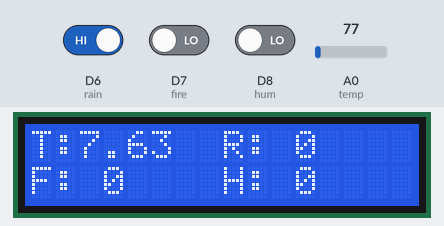
The sketch below on a simulated ESP8266 (NodeMCU). On the bench: 16×2 character LCD. Inputs (shaded band) come from the test bench; at power-on: A0 (temp) = 77, D6 (rain) HIGH, D7 (fire) LOW, D8 (hum) LOW. WiFi joins after 1.5 s; servers stay silent unless stated; uploads are accepted with an empty reply; what the sketch prints to the serial monitor is not drawn.

Above: at 9.6 s.
9.7 s: A0 (temp) set to 153
At 11.3 s:
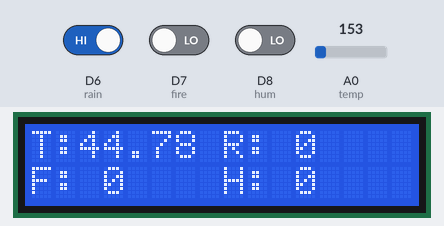
11.9 s: A0 (temp) set to 171
At 13.3 s:
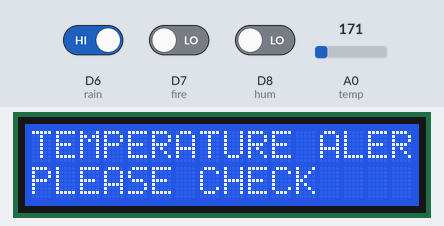
13.8 s: D6 (rain) driven LOW
At 15.1 s:
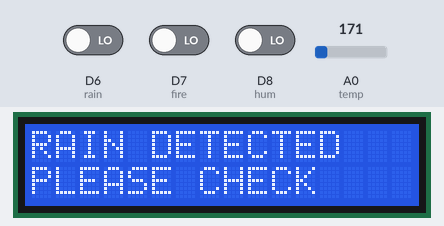
17.7 s: D7 (fire) driven HIGH
At 21.5 s:
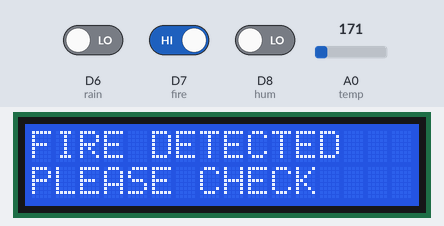
21.6 s: D8 (hum) driven HIGH
At 24.0 s:
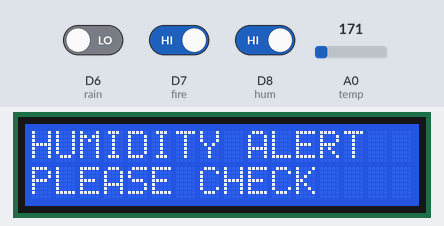
24.6 s: D6 (rain) driven HIGH
At 28.18 s:
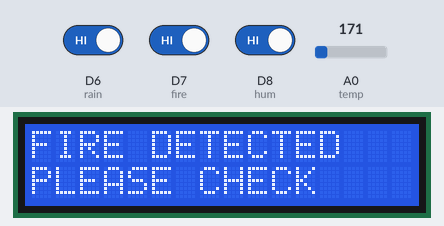
Timing chart, 0 to 28.4 s (numbered marks = the images above; inputs shaded):
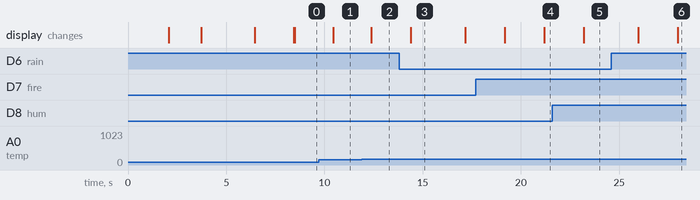

Measured:
- the behaviour switches between 163 and 164 on A0 (temp) (found by bisection; images 1 and 2)
- after the input at 9.7 s, the display: changes after 0.74 s (image 1)
- after the input at 11.9 s, the display: changes after 0.49 s (image 2)
- after the input at 13.8 s, the display: changes after 0.60 s (image 3)
- after the input at 17.7 s, the display: first differs from a run without the input after 3.5 s (image 4)
- after the input at 21.6 s, the display: changes after 1.6 s (image 5)
- after the input at 24.6 s, the display: first differs from a run without the input after 3.4 s (image 6)

The sketch:

frame_work_wild_life_bharath.ino
```cpp
#include <ESP8266WiFi.h>
#include <ESP8266HTTPClient.h>
#include <LiquidCrystal.h>
#include <String.h>

LiquidCrystal lcd (D0,D1,D2,D3,D4,D5);


// WiFi parameters to be configured
const char* ssid = "project12"; // Hoofdlettergevoelig
const char* password = "project123456"; // Hoofdlettergevoelig

String a = "http://sms.scubedigi.com/api.php?username=Mydreamacd&password=Mydm123&to=9652490222&from=MYDREM&message=";
String msg = "\0";
String r = "http://projectsiot.xyz/IoTProjects/WildLife/upload.php?a=";
String rs = "\0";
int v = 0;

char F = 'N';
char H = 'N';
char R = 'N';


String otp[11] = {"62","72","71","75","97","79","92","79","95","83","99"} ;
unsigned int no = 0;
unsigned hb = 0;
String hbvalue = "\0";


#define temp A0
#define rain D6
#define fire D7
#define hum D8

int flag = 0;
float temp1=0.0;
unsigned temp2 = 0;


void send2server ()
{
Serial.print("rs = "); Serial.println(rs);
if(WiFi.status()== WL_CONNECTED){ //Check WiFi connection status

    HTTPClient http; //Declare an object of class HTTPClient
 http.begin(rs);

int httpCode = http.GET(); //Send the request
    if (httpCode > 0) { //Check the returning code
      String payload = http.getString(); //Get the request response payload
      Serial.println(payload); //Print the response payload
    }
    http.end(); //Close connection

delay(500);
}
}
 void sendsms ()
{
Serial.print("msg = "); Serial.println(msg);
if(WiFi.status()== WL_CONNECTED){ //Check WiFi connection status

    HTTPClient http; //Declare an object of class HTTPClient
 http.begin(msg);

int httpCode = http.GET(); //Send the request
    if (httpCode > 0) { //Check the returning code
      String payload = http.getString(); //Get the request response payload
      Serial.println(payload); //Print the response payload
    }
    http.end(); //Close connection

delay(500);
}
}


void lcdstring (unsigned int a, unsigned int b, String data)
{
  // lcd.clear();
  lcd.setCursor(a, b);
  lcd.print(data);
}


//================================================================================ setup
void setup() {
  Serial.begin(9600);
lcd.begin(16, 2);

  pinMode(hum, INPUT);
  pinMode(fire, INPUT);
  pinMode(rain, INPUT);
pinMode(temp,INPUT);

  Serial.println("iot fall detection system \n");

  lcd.clear();
  lcd.setCursor(0, 0);
  lcd.print("WILD FIRE TRACKING   ");
  lcd.setCursor(0, 1);
  lcd.print("..................");
  delay(2000);

  lcd.clear();
lcd.setCursor(0,0);
        lcd.print("CONNECTING--TO");
        lcd.setCursor( 2,1);
         lcd.print(ssid);
         delay(100);

  Serial.print("Bezig met verbinden");
  WiFi.begin(ssid, password); // Connect to WiFi

  // while wifi not connected yet, print '.'
  // then after it connected, get out of the loop
  while (WiFi.status() != WL_CONNECTED) {
     delay(500);
     Serial.print(".");
  }

  // Verbonden.
  Serial.println("OK!");

  // Access Point (SSID).
  Serial.print("SSID: ");
  Serial.println(WiFi.SSID());

  // IP adres.
  Serial.print("IP: ");
  Serial.println(WiFi.localIP());
Serial.println("state---------------1");
  // Signaalsterkte.
  long rssi = WiFi.RSSI();
  Serial.print("Signaal sterkte (RSSI): ");
  Serial.print(rssi);
  Serial.println(" dBm");
  Serial.println("");

lcd.clear();
  lcdstring(0,0,"  SERVER INT.  ");
  lcdstring(0,1,"  PLEASE WAIT  ");
  delay(2000);
  Serial.print("A = "); Serial.println("http://projectsiot.xyz/IoTProjects/AirSoundPollution/pfupload.php?a=U&b=0");
if(WiFi.status()== WL_CONNECTED){ //Check WiFi connection status

    HTTPClient http; //Declare an object of class HTTPClient

  http.begin("http://projectsiot.xyz/IoTProjects/WildLife/upload.php?a=U");

int httpCode = http.GET(); //Send the request
    if (httpCode > 0) { //Check the returning code
      String payload = http.getString(); //Get the request response payload
      Serial.println(payload); //Print the response payload
    }
    http.end(); //C connection

delay(500);
}
/*
Serial.print(F("sending init message............"));
Serial.print("msg = "); Serial.println("http://sms.scubedigi.com/api.php?username=Mydreamacd&password=Mydre@m123&to=8897720828&from=MYDREM&message=KIT%20STARTED");
if(WiFi.status()== WL_CONNECTED){ //Check WiFi connection status

    HTTPClient http; //Declare an object of class HTTPClient

 http.begin("http://sms.scubedigi.com/api.php?username=Mydreamacd&password=Mydre@m123&to=8897720828&from=MYDREM&message=KIT%20STARTED");

int httpCode = http.GET(); //Send the request
    if (httpCode > 0) { //Check the returning code
      String payload = http.getString(); //Get the request response payload
      Serial.println(payload); //Print the response payload
    }
    http.end(); //C connection

delay(500);
}
*/


lcd.clear();
  lcdstring(0,0,"  SERVER INT.  ");
  lcdstring(0,1,"      DONE      ");
  delay(2000);
lcd.clear();
Serial.println(F("PLEASE SHOW CARD "));


}


// ====================================================================== loop
void loop() {


temp2 = analogRead(temp); //read data from analog pin A1.
float V=temp2*(5/(1023.00)); //conversion of analog voltage to digital voltage.
  temp1=V*100; //temperature in centigrade scale.

  temp1 = temp1 - 30;
Serial.print("temperature is = "); Serial.println(temp1);
delay(50);
//Serial.print("button = "); Serial.println(digitalRead(button));

if(temp1>50)
{
 Serial.println("high temperatuere detected");
  lcd.clear ();
  lcdstring(0,0,"TEMPERATURE ALERT    ");
  lcdstring(0,1,"PLEASE CHECK     ");
  delay(2000);
  msg = a + "FALL%20ALERT%0APLEASE%20CHECK";
// sendsms ();
}
if (digitalRead(rain)==LOW)
{
  R = 'Y';
  Serial.println("high temperatuere detected");
  lcd.clear ();
  lcdstring(0,0,"RAIN DETECTED    ");
  lcdstring(0,1,"PLEASE CHECK     ");
  delay(2000);
  msg = a + "FALL%20ALERT%0APLEASE%20CHECK";
  // sendsms ();
}
else
{
  R = 'N';
}
if (digitalRead(fire)==HIGH)
{
   F = 'Y';
  Serial.println("high temperatuere detected");
  lcd.clear ();
  lcdstring(0,0,"FIRE DETECTED    ");
  lcdstring(0,1,"PLEASE CHECK     ");
  delay(2000);
  msg = a + "FALL%20ALERT%0APLEASE%20CHECK";
  // sendsms ();
}
else
{
  F = 'N';
}
if (digitalRead(hum)==HIGH)
{
   H = 'Y';
  Serial.println("high temperatuere detected");
  lcd.clear ();
  lcdstring(0,0,"HUMIDITY ALERT      ");
  lcdstring(0,1,"PLEASE CHECK     ");
  delay(2000);
  msg = a + "FALL%20ALERT%0APLEASE%20CHECK";
  // sendsms ();
}
else
{
  H = 'N';
}
if ((H=='N')&&(F=='N')&&(R=='N')&&(temp1 < 50))
{
lcd.clear ();
  lcdstring(0,0,"T:"+String(temp1));
  lcdstring(8,0,"R: 0");
  lcdstring(0,1,"F: 0");
  lcdstring(8,1,"H: 0");
  delay(200);
}
rs = r + String(temp1) +"&b="+ R + "&c=" + F + "&d=" + H;
send2server ();
}//loop
```
